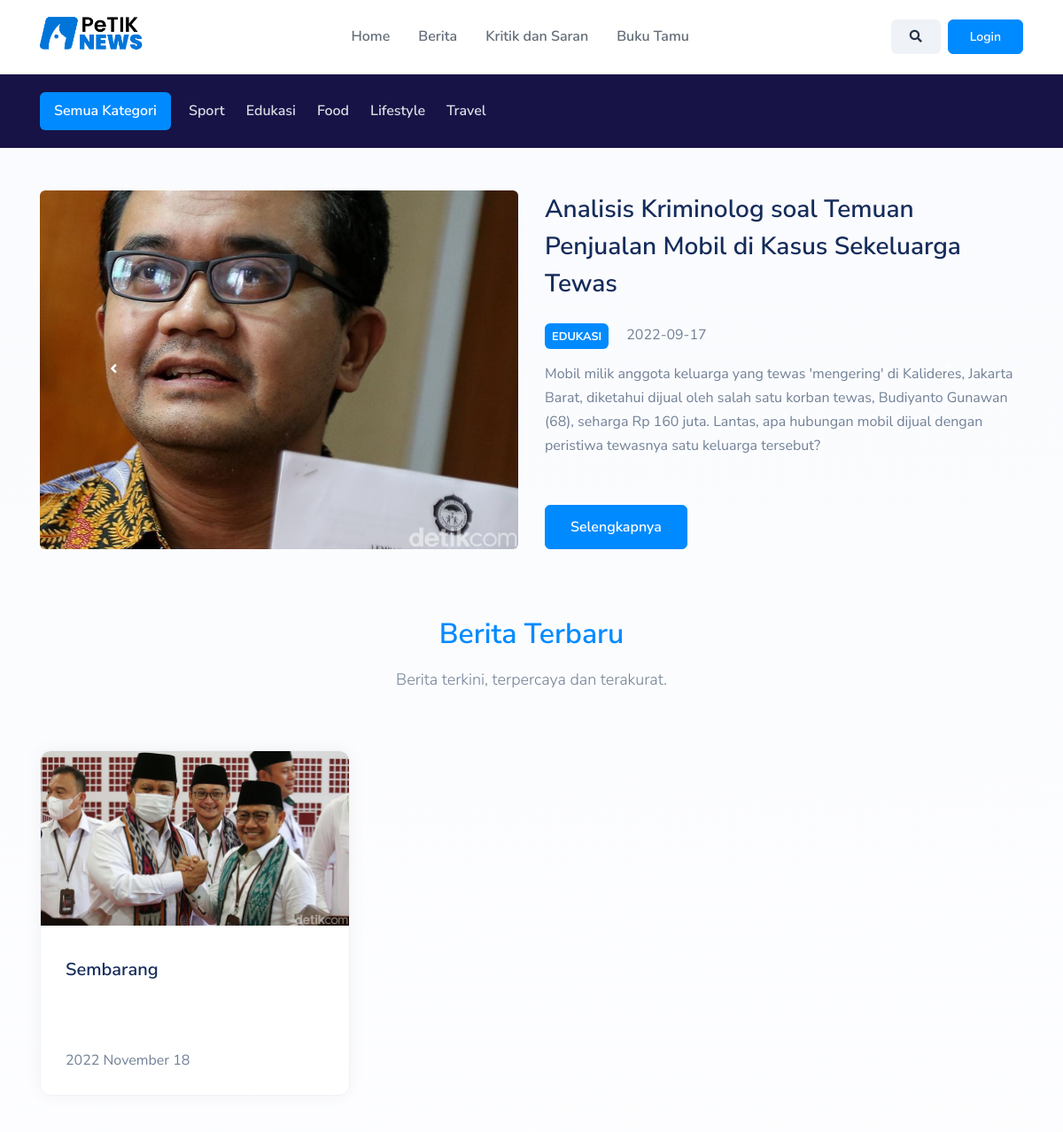
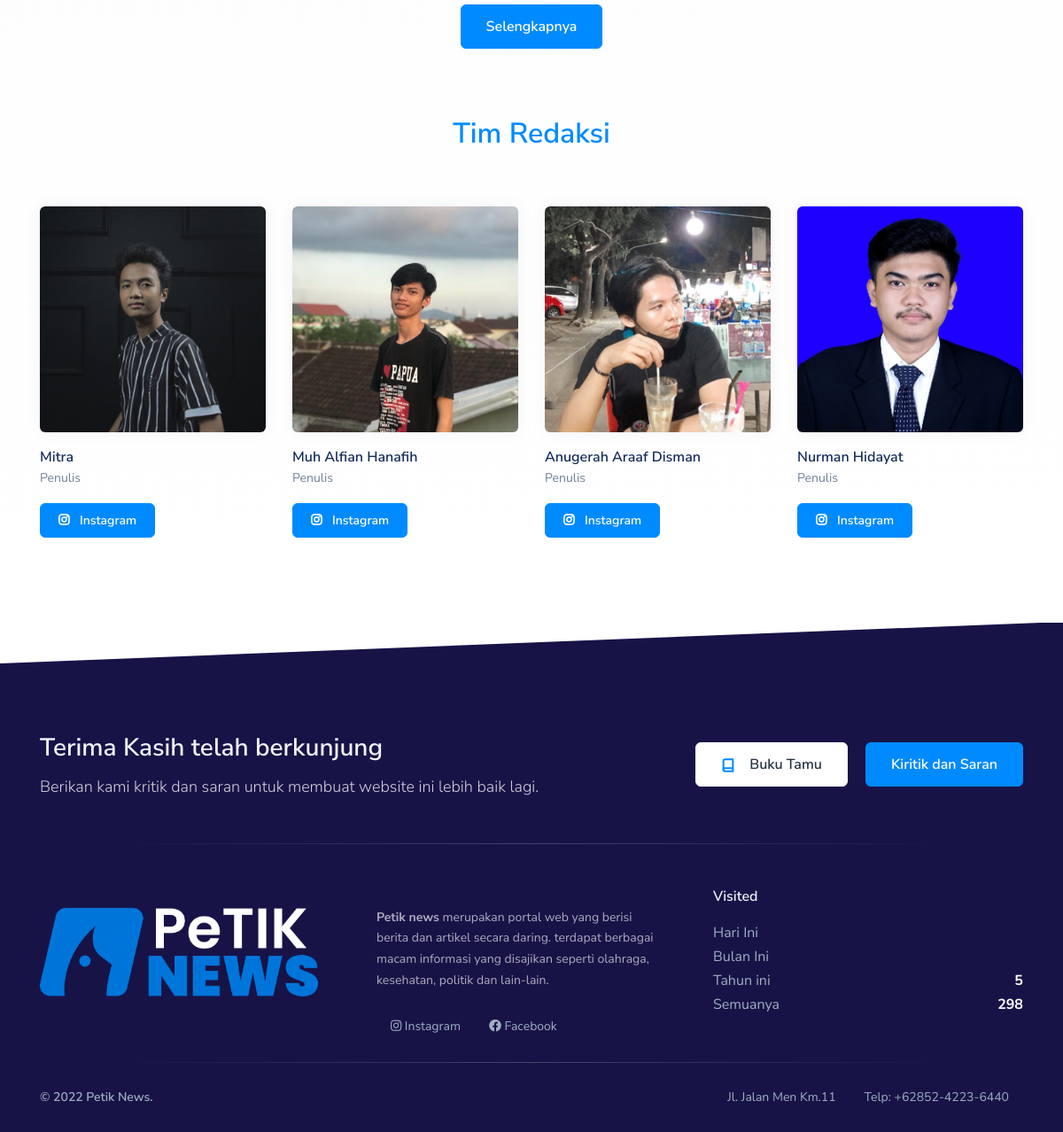
The page / on the database its author committed (2 pictures, top to bottom).
### tables this page shows
CREATE TABLE IF NOT EXISTS `kategori` (
  `id` int(11) NOT NULL AUTO_INCREMENT,
  `slug` varchar(255) DEFAULT NULL,
  `kategori` varchar(255) DEFAULT NULL,
  PRIMARY KEY (`id`)
);

CREATE TABLE IF NOT EXISTS `berita` (
  `id` int(11) NOT NULL AUTO_INCREMENT,
  `judul` text NOT NULL,
  `teras_berita` text NOT NULL,
  `headline` int(2) NOT NULL DEFAULT '0',
  `gambar` longtext NOT NULL,
  `konten` longtext NOT NULL,
  `tanggal` date NOT NULL,
  `kategori_id` int(11) NOT NULL,
  `user_id` int(11) NOT NULL,
  PRIMARY KEY (`id`)
);

### app/core/Controller.php (called while the page is built, shortened)
<?php
class Controller{
	public function view($view, $data = [])
	{
		require_once '../app/views/' . $view . '.php';
	}
	public function model($model)
	{
		return new $model;
	}
}

### app/core/App.php (called while the page is built, shortened)
<?php
class App{
	protected $method = 'index';
	protected $params = [];
	public function __construct(){
		$url = $this->parseURL();
		if(!isset($url[0])){
			$url = [""];
		}
		$this->controller = new $this->controller;
		if(!empty($url)){
			$this->params = array_values($url);
		}
		call_user_func_array([$this->controller, $this->method], $this->params);
	}
}

### public/index.php (called while the page is built, shortened)
<?php
$app = new App;

### app/core/Database.php (called while the page is built, shortened)
<?php
class Database{
	private $host = DB_HOST;
	private $user = DB_USER;
	private $pass = DB_PASS;
	private $dbnm = DB_NAME;
	private $dbh;
	private $stmt;
	public function __construct()
	{
		$dsn = 'mysql:host='. $this->host .';dbname='. $this->dbnm;
		$option = [
			PDO::ATTR_PERSISTENT => true,
			PDO::ATTR_ERRMODE => PDO::ERRMODE_EXCEPTION
		];
		try{
			$this->dbh = new PDO($dsn,$this->user,$this->pass, $option);
		}catch(PDOException $e){
			die($e->getMessage());
		}
	}
	public function query($query)
	{
		$this->stmt = $this->dbh->prepare($query);
	}
	public function bind($param, $value, $type = null){
		if(is_null($type)){
			switch (true) {
				case is_int($value):
					$type = PDO::PARAM_INT;
					break;
				default:
					$type = PDO::PARAM_STR;
			}
		}
		$this->stmt->bindValue($param, $value, $type);
	}
	public function execute()
	{
		$this->stmt->execute();
	}
	public function resultSet()
	{
		$this->execute();
		return $this->stmt->fetchAll(PDO::FETCH_ASSOC);
	}
}

### app/core/GetKategori.php (called while the page is built)
<?php
class GetKategori{
    public static function get()
    {
		$db = new Database;
        $db->query('SELECT * FROM kategori');
		return $db->resultSet();
    }
}

### app/models/BeritaModel.php (called while the page is built, shortened)
<?php
class BeritaModel {
	private $table = 'berita';
	private $db;
	public function __construct()
	{
		$this->db = new Database;
	}
	public function getAllLimit($id, $array = null)
	{
		$query = 'SELECT * FROM ' . $this->table;
		if($array) {
			$query .= ' WHERE id NOT IN (';
			foreach($array as $index => $item){
				$query .= $item;
				$query .= ($index + 1) != count($array) ? ',' : '';
			}
			$query .= ')';
		}
		$query .= ' LIMIT ' . $id;
		$this->db->query($query);
		return $this->db->resultSet();
	}
	public function getAllHeadline()
	{
		$this->db->query('SELECT berita.*, kategori.kategori FROM ' . $this->table .' LEFT JOIN kategori ON kategori.id = berita.kategori_id WHERE headline=1 ');
		return $this->db->resultSet();
	}
}

### app/views/home/index.php (the view, shortened to what this page needs)
<div class="container pt-5 mb-5">
    <div id="carousel-headline" class="carousel slide" data-ride="carousel">
        <div class="carousel-inner">
            <?php foreach($data['headline'] as $index => $item) { ?>
            <div class="carousel-item <?= $index == 0 ? 'active' : '' ?>">
                <div class="row">
                    <div class="col-lg-6 col-12">
                        <img class="d-block w-100 rounded"  style="aspect-ratio: 4/3; object-fit:cover" src="<?= base_url ?>/<?= $item['gambar'] ?>" alt="First slide">
                    </div>
                    <div class="col-lg-6 col-12 d-flex flex-column">
                        <h3 class="mb-4 mt-3 mt-lg-0"><?= $item['judul'] ?></h3>
                        <p><span class="badge badge-primary mr-3"><?= strtoupper($item['kategori']) ?></span> <?= $item['tanggal'] ?></p>
                        <p><?= $item['teras_berita'] ?></p>
                        <a href="<?= base_url ?>/berita/<?= $item['id'] ?>" class="mt-auto">
                            <button type="button" class="btn btn-animated btn-primary btn-animated-x">
                                <span class="btn-inner--visible">Selengkapnya</span>
                            </button>
                        </a>
                    </div>
                </div>
            </div>
            <?php } ?>
        </div>
        <a class="carousel-control carousel-control-prev opacity-100" href="#carousel-headline" role="button" data-slide="prev">
            <div class="carousel-item-button">
                <i class="fas fa-angle-left"></i>
            </div>
        </a>
        <a class="carousel-control carousel-control-next opacity-100" href="#carousel-headline" role="button" data-slide="next">
            <div class="carousel-item-button">
                <i class="fas fa-angle-right"></i>
            </div>
        </a>
    </div>
</div>
<div class="container mt-5 mb-5">
    <div class="row mb-5 justify-content-center text-center">
        <div class="col-lg-8 col-md-10">
            <h2 class="mt-4 text-primary">Berita Terbaru</h2>
            <div class="mt-2">
                <p class="lead lh-180">Berita terkini, terpercaya dan terakurat.</p>
            </div>
        </div>
    </div>
    <div class="row">
            <?php foreach($data['berita'] as $item){ ?>
            <div class="col-xl-4 col-md-6">
                <div class="card hover-translate-y-n3 hover-shadow-lg overflow-hidden">
                    <div class="position-relative overflow-hidden" style="height:12.5rem">
                        <a href="" class="d-block">
                            <img alt="Image placeholder" src="<?= $item['gambar'] ?>" class="card-img-top">
                        </a>
                    </div>
                    <div class="card-body py-4">
                        <div style="height : 5.5rem;
                                    overflow:hidden;
                                    display: -webkit-box;
                                    -webkit-line-clamp: 3;
                                    -webkit-box-orient: vertical;
                        ">
                            <a href="<?= base_url ?>/berita/<?= $item['id'] ?>" class="h5 stretched-link lh-150"><?= $item['judul'] ?></a>
                        </div>
                        <div class="mt-3">
                            <?= date_format(date_create($item['tanggal']), "Y F d"); ?>
                        </div>
                    </div>
                </div>
            </div>
            <?php } ?>
    </div>
    <div class="text-center mt-3">
        <a href="<?= base_url ?>/selengkapnya">
            <button type="button" class="btn btn-animated btn-primary btn-animated-x">
                <span class="btn-inner--visible">Selengkapnya</span>
            </button>
        </a>
    </div>
</div>
<div class="container mt-5 mb-5">
    <div class="row mb-5 justify-content-center text-center">
        <div class="col-lg-8 col-md-10">
            <h2 class="mt-4 text-primary">Tim Redaksi</h2>
        </div>
    </div>
    <div class="row">
        <?php foreach([
            [
                'nama' => 'Mitra',
                'gambar' => 'img/mitra.jpg',
                'instagram' => 'https://www.instagram.com/m1tt___/',
            ],
            [
                'nama' => 'Muh Alfian Hanafih',
                'gambar' => 'img/alfian.jpg',
                'instagram' => 'https://www.instagram.com/m_alfiannn/',
            ],
            [
                'nama' => 'Anugerah Araaf Disman',
                'gambar' => 'img/uga.jpg',
                'instagram' => 'https://www.instagram.com/anugeraharaaf/',
            ],
            [
                'nama' => 'Nurman Hidayat',
                'gambar' => 'img/nurman.jpg',
                'instagram' => 'https://www.instagram.com/',
            ],
        ] as $item){ ?>
            <div class="col-lg-3 col-sm-6 mb-5">
                <div data-animate-hover="2">
                    <div class="animate-this">
                        <a href="#">
                            <img alt="Image placeholder" class="img-fluid rounded shadow" src="<?= base_url ?>/<?= $item['gambar']  ?>">
                        </a>
                    </div>
                    <div class="mt-3">
                        <h5 class="h6 mb-0"><?=  $item['nama'] ?></h5>
                        <p class="text-muted text-sm mb-0">Penulis</p>
                        <a href="<?= $item['instagram'] ?>" class="btn mt-3 btn-primary btn-sm">
                            <i class="fab fa-instagram mr-2"></i>
                            Instagram
                        </a>
                    </div>
                </div>
            </div>
        <?php } ?>
    </div>
</div>

### app/views/templates/header.php (shortened to what this page needs)
<!DOCTYPE html>
<html lang="en">
<head>
    <link rel=stylesheet href="<?= base_url ?>/libs/%40fancyapps/fancybox/dist/jquery.fancybox.min.css">
    <link rel=stylesheet href="<?= base_url ?>/css/quick-website.css" id=stylesheet>
    <link rel=stylesheet href="<?= base_url ?>/css/style.css" id=stylesheet>
    <link rel=stylesheet href="<?= base_url ?>/libs/%40fortawesome/fontawesome-free/css/all.min.css">
    <link rel="stylesheet" href="<?= base_url ?>/css/slider.css">
</head>
<body class="d-flex flex-column" style="min-height: 100vh">
    <header class="sticky-top bg-white border-bottom" id=header-main>
        <nav class="navbar navbar-main navbar-expand-lg navbar-light" id="navbar-main">
            <div class="container">
                <a class="navbar-brand" href="<?= base_url ?>">
                    <img alt="Petik News" src=<?= base_url ?>/logo/logo-text.png class="mt-n2" id=navbar-logo
                    style="height:55px!important">
                </a>
                <div class="collapse navbar-collapse navbar-collapse-overlay" id="navbar-main-collapse">
                    <ul class="navbar-nav ml-lg-auto">
                        <a class="nav-link" href="<?= base_url ?>">Home</a>
                        <a class="nav-link" href="<?= base_url ?>/selengkapnya">Berita</a>
                        <a class="nav-link" href="<?= base_url ?>/kritik">Kritik dan Saran</a>
                        <a class="nav-link" href="<?= base_url ?>/bukutamu">Buku Tamu</a>
                    </ul>
                    <ul class="navbar-nav align-items-lg-center d-flex d-lg-flex ml-lg-auto">
                        <li class="nav-item p-0 px-lg-2">
                            <button class="btn btn-sm btn-secondary w-100" data-toggle="modal" data-target="#modal-search">
                                <i class="fa fa-search"></i>
                            </button>
                        </li>
                        <?php if(isset($_SESSION['auth']['id'])) { ?>
                        <li class="nav-item p-0 position-relative">
                            <button
                                class="btn btn-sm btn-secondary dropdown-toggle w-100"
                                type="button"
                                data-toggle="dropdown"
                                aria-expanded="false"
                            >
                                <i class="fa fa-user"></i>
                            </button>
                            <div class="dropdown-menu dropdown-menu-right mt-2">
                                <?php if(in_array($_SESSION['auth']['role'], ['admin', 'penulis'])) { ?>
                                    <a class="dropdown-item" href="<?= base_url ?>/user">Dashboard</a>
                                <?php } ?>
                                <a class="dropdown-item" href="<?= base_url ?>/profile">Profile</a>
                                <a class="dropdown-item" href="<?= base_url ?>/logout">Logout</a>
                            </div>
                        </li>
                        <?php } else { ?>
                        <li class="nav-item p-0">
                            <a class="btn btn-sm btn-primary px-lg-4 w-100" href="<?= base_url ?>/login">
                                Login
                            </a>
                        </li>
                        <?php } ?>
                    </ul>
                </div>
            </div>
        </nav>
    </header>
    <?php if(isset($data['nav-bar-active'])) { ?>
        <nav class="navbar navbar-horizontal navbar-expand-lg navbar-dark bg-dark">
            <div class="container">
                <div class="collapse navbar-collapse" id="navbar-info">
                    <ul class="navbar-nav">
                        <li class="nav-item d-flex align-items-center">
                            <a class="nav-link bg-primary rounded py-2 px-3 mr-2" href="<?= base_url ?>">
                                <span class="nav-link-inner--text text-white">Semua Kategori</span>
                            </a>
                        </li>
                        <?php foreach(GetKategori::get() as $item){ ?>
                            <li class="nav-item">
                                <a class="nav-link nav-link-icon" href="<?= base_url ?>/<?= strtolower($item['kategori']) ?>">
                                    <span class="nav-link-inner--text"><?= $item['kategori'] ?></span>
                                </a>
                            </li>
                        <?php } ?>
                    </ul>
                </div>
            </div>
        </nav>
    <?php } ?>
    <div class="bg-section-fade">

### rows shown on the page
kategori: kategori "Sport"
kategori: kategori "Edukasi"
kategori: kategori "Food"
kategori: kategori "Lifestyle"
kategori: kategori "Travel"
berita: gambar (picture), judul "Analisis Kriminolog soal Temuan Penjualan Mobil di Kasus Sekeluarga Tewas", kategori.kategori "EDUKASI", tanggal "2022-09-17", teras_berita "Mobil milik anggota keluarga yang tewas 'mengering' di Kalideres, Jakarta Barat, diketahui dijual oleh salah satu korban tewas, Budiyanto Gunawan (68), seharga Rp 160 juta. Lantas, apa hubungan mobil dijual dengan peristiwa tewasnya satu keluarga tersebut?"
berita: gambar (picture), judul "Sembarang", tanggal "2022 November 18"

### other values the page prints
$item['nama'] "Mitra"
$item['nama'] "Muh Alfian Hanafih"
$item['nama'] "Anugerah Araaf Disman"
$item['nama'] "Nurman Hidayat"
$footer["tahun"]["jumlah"] "5"
$footer["semua"]["jumlah"] "298"
